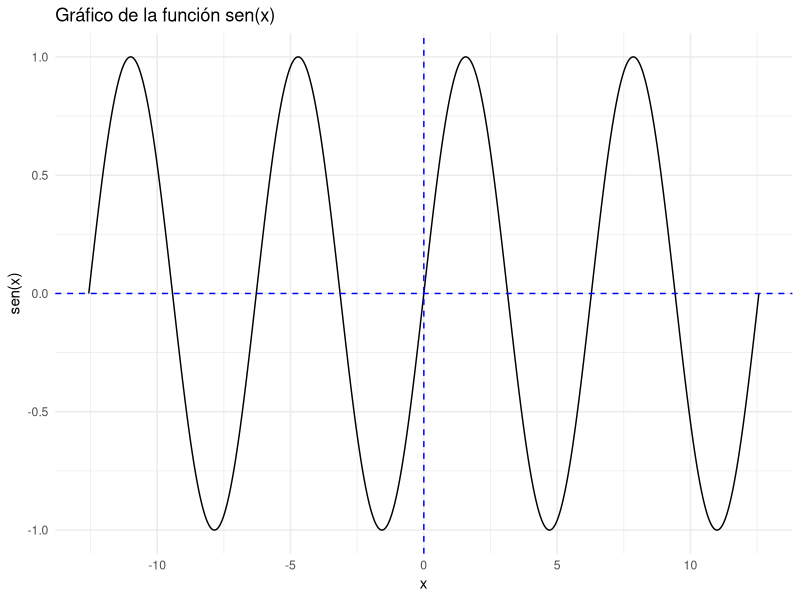
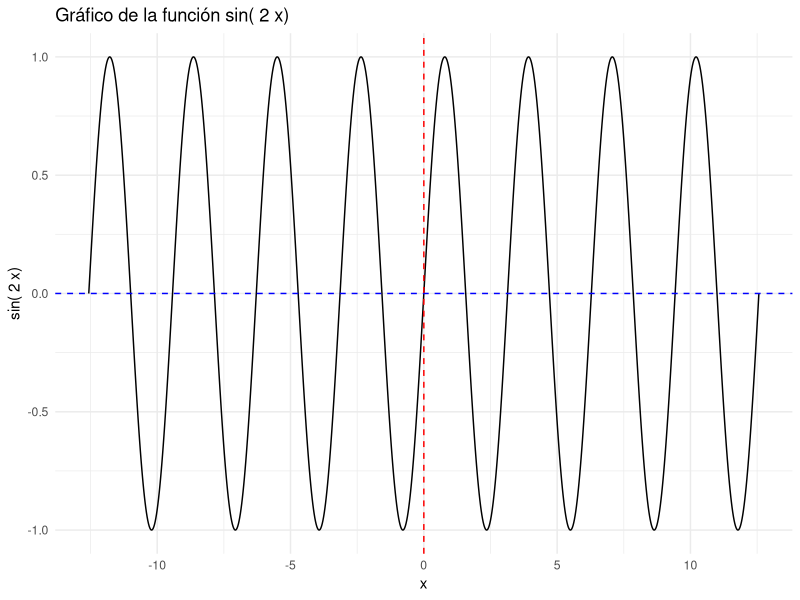
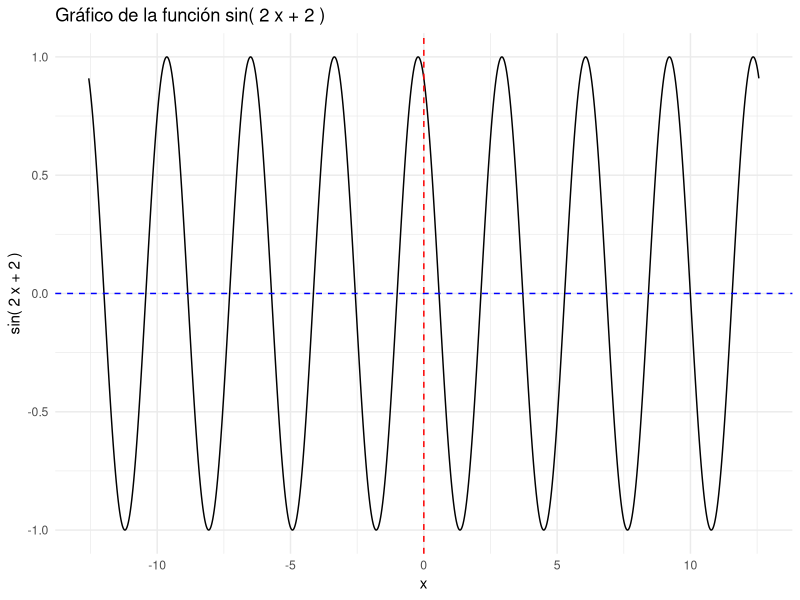
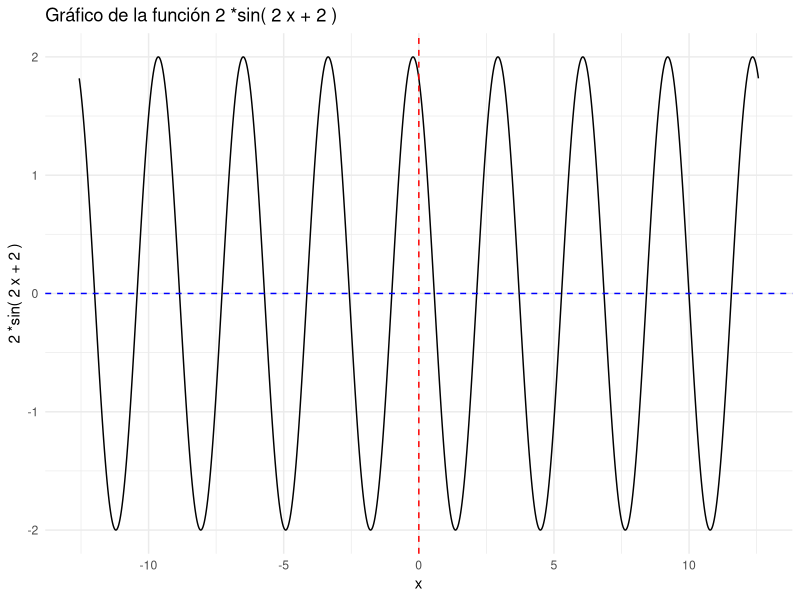
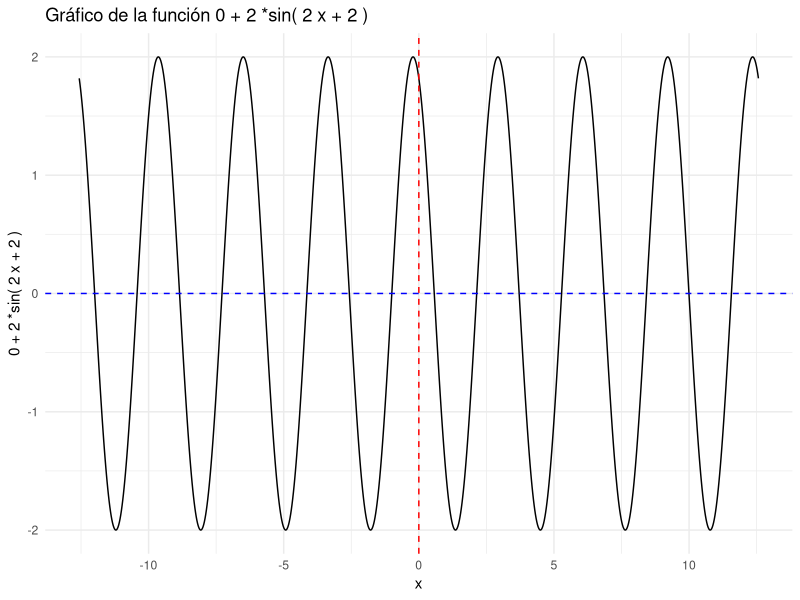
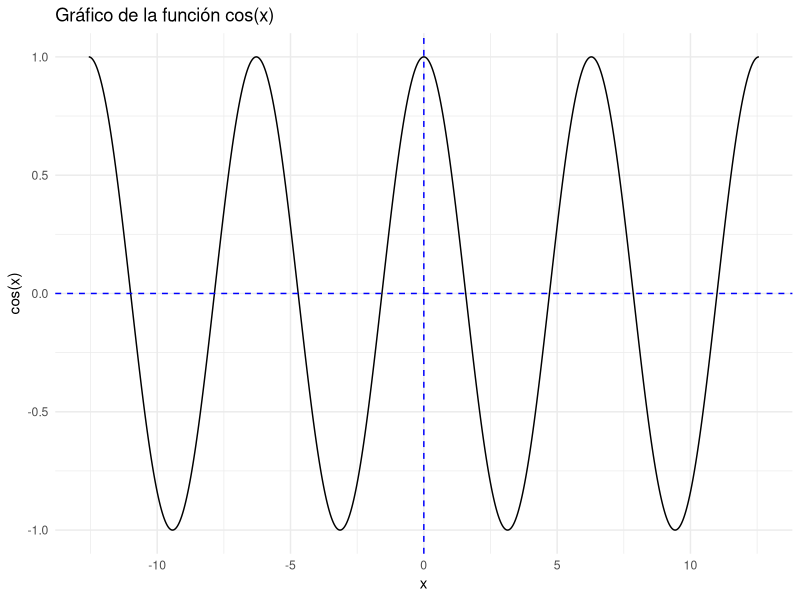
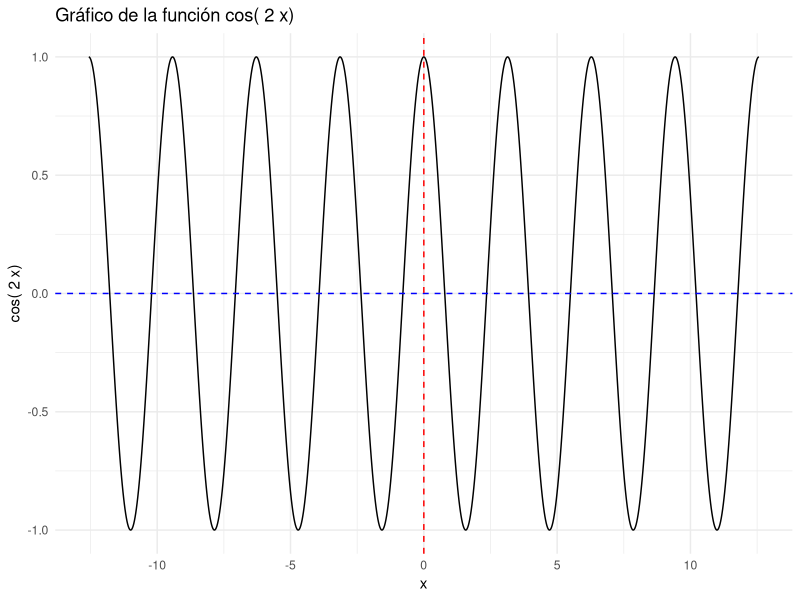
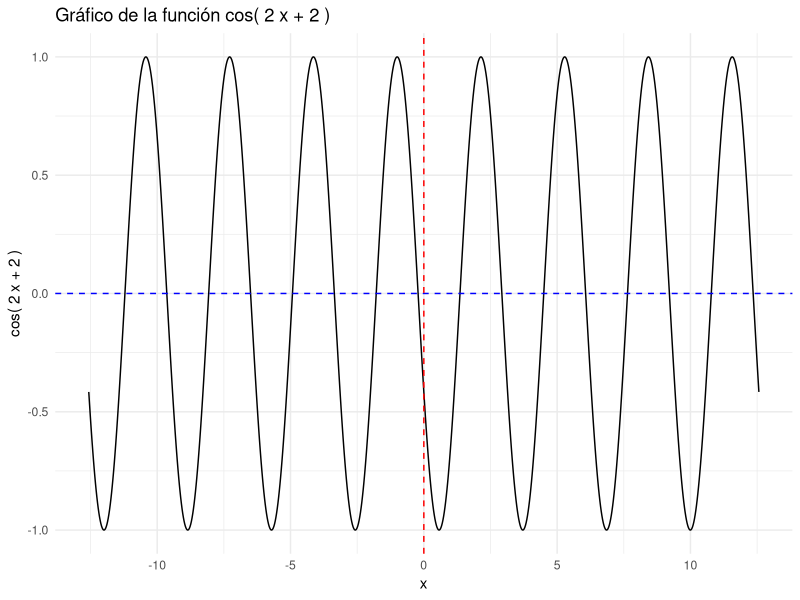

These figures' R source, in order:
## ---- chunk 1
knitr::opts_chunk$set(echo = TRUE)
library(png)
library(ggplot2)
## ---- chunk 2
# Define el intervalo y la cantidad de puntos
t <- 2  # Puedes ajustar este valor según tus necesidades
x <- seq(-2 * pi * t, 2 * pi * t, length.out = 1000)  # Intervalo y cantidad de puntos

# Calcula los valores de sen(x)
y <- sin(x)

# Crea un dataframe para los datos
data <- data.frame(x = x, y = y)

# Crea el gráfico usando ggplot2
ggplot(data, aes(x = x, y = y)) +
  geom_line() +
  geom_hline(yintercept = 0, linetype = "dashed", color = "blue") +  # Eje X
  geom_vline(xintercept = 0, linetype = "dashed", color = "blue") +   # Eje Y
  labs(title = "Gráfico de la función sen(x)",
       x = "x",
       y = "sen(x)") +
  theme_minimal()
## ---- chunk 3

# Define el intervalo y la cantidad de puntos
t <- 2  # Puedes ajustar este valor según tus necesidades
h <- 2  # Ajusta el valor de h según tus necesidades
x <- seq(-2 * pi * t, 2 * pi * t, length.out = 1000)  # Intervalo y cantidad de puntos

# Calcula los valores de sin(hx)
y <- sin(h * x)

# Crea un dataframe para los datos
data <- data.frame(x = x, y = y)

# Crea el gráfico usando ggplot2
ggplot(data, aes(x = x, y = y)) +
  geom_line() +
  geom_hline(yintercept = 0, linetype = "dashed", color = "blue") +  # Eje X
  geom_vline(xintercept = 0, linetype = "dashed", color = "red") +   # Eje Y
  labs(title = paste("Gráfico de la función sin(", h, "x)"),
       x = "x",
       y = paste("sin(", h, "x)")) +
  theme_minimal()
## ---- chunk 4
# Define el intervalo y la cantidad de puntos
t <- 2  # Puedes ajustar este valor según tus necesidades
h <- 2  # Ajusta el valor de h según tus necesidades
r <- 2  # Ajusta el valor de r según tus necesidades
x <- seq(-2 * pi * t, 2 * pi * t, length.out = 1000)  # Intervalo y cantidad de puntos

# Calcula los valores de sin(hx + r)
y <- sin(h * x + r)

# Crea un dataframe para los datos
data <- data.frame(x = x, y = y)

# Crea el gráfico usando ggplot2
ggplot(data, aes(x = x, y = y)) +
  geom_line() +
  geom_hline(yintercept = 0, linetype = "dashed", color = "blue") +  # Eje X
  geom_vline(xintercept = 0, linetype = "dashed", color = "red") +   # Eje Y
  labs(title = paste("Gráfico de la función sin(", h, "x +", r, ")"),
       x = "x",
       y = paste("sin(", h, "x +", r, ")")) +
  theme_minimal()
## ---- chunk 5

# Define el intervalo y la cantidad de puntos
t <- 2  # Puedes ajustar este valor según tus necesidades
h <- 2  # Ajusta el valor de h según tus necesidades
r <- 2  # Ajusta el valor de r según tus necesidades
k <- 2  # Ajusta el valor de k según tus necesidades
x <- seq(-2 * pi * t, 2 * pi * t, length.out = 1000)  # Intervalo y cantidad de puntos

# Calcula los valores de k*sin(hx + r)
y <- k * sin(h * x + r)

# Crea un dataframe para los datos
data <- data.frame(x = x, y = y)

# Crea el gráfico usando ggplot2
ggplot(data, aes(x = x, y = y)) +
  geom_line() +
  geom_hline(yintercept = 0, linetype = "dashed", color = "blue") +  # Eje X
  geom_vline(xintercept = 0, linetype = "dashed", color = "red") +   # Eje Y
  labs(title = paste("Gráfico de la función", k, "*sin(", h, "x +", r, ")"),
       x = "x",
       y = paste(k, "*sin(", h, "x +", r, ")")) +
  theme_minimal()
## ---- chunk 6
# Define el intervalo y la cantidad de puntos
t <- 2  # Puedes ajustar este valor según tus necesidades
h <- 2  # Ajusta el valor de h según tus necesidades
r <- 2  # Ajusta el valor de r según tus necesidades
k <- 2  # Ajusta el valor de k según tus necesidades
s <- 0  # Ajusta el valor de s según tus necesidades
x <- seq(-2 * pi * t, 2 * pi * t, length.out = 1000)  # Intervalo y cantidad de puntos

# Calcula los valores de s + k*sin(hx + r)
y <- s + k * sin(h * x + r)

# Crea un dataframe para los datos
data <- data.frame(x = x, y = y)

# Crea el gráfico usando ggplot2
ggplot(data, aes(x = x, y = y)) +
  geom_line() +
  geom_hline(yintercept = 0, linetype = "dashed", color = "blue") +  # Eje X
  geom_vline(xintercept = 0, linetype = "dashed", color = "red") +   # Eje Y
  labs(title = paste("Gráfico de la función", s, "+", k, "*sin(", h, "x +", r, ")"),
       x = "x",
       y = paste(s, "+", k, "*sin(", h, "x +", r, ")")) +
  theme_minimal()

## ---- chunk 7
# Define el intervalo y la cantidad de puntos
t <- 2  # Puedes ajustar este valor según tus necesidades
x <- seq(-2 * pi * t, 2 * pi * t, length.out = 1000)  # Intervalo y cantidad de puntos

# Calcula los valores de sen(x)
y <- cos(x)

# Crea un dataframe para los datos
data <- data.frame(x = x, y = y)

# Crea el gráfico usando ggplot2
ggplot(data, aes(x = x, y = y)) +
  geom_line() +
  geom_hline(yintercept = 0, linetype = "dashed", color = "blue") +  # Eje X
  geom_vline(xintercept = 0, linetype = "dashed", color = "blue") +   # Eje Y
  labs(title = "Gráfico de la función cos(x)",
       x = "x",
       y = "cos(x)") +
  theme_minimal()
## ---- chunk 8

# Define el intervalo y la cantidad de puntos
t <- 2  # Puedes ajustar este valor según tus necesidades
h <- 2  # Ajusta el valor de h según tus necesidades
x <- seq(-2 * pi * t, 2 * pi * t, length.out = 1000)  # Intervalo y cantidad de puntos

# Calcula los valores de cos(hx)
y <- cos(h * x)

# Crea un dataframe para los datos
data <- data.frame(x = x, y = y)

# Crea el gráfico usando ggplot2
ggplot(data, aes(x = x, y = y)) +
  geom_line() +
  geom_hline(yintercept = 0, linetype = "dashed", color = "blue") +  # Eje X
  geom_vline(xintercept = 0, linetype = "dashed", color = "red") +   # Eje Y
  labs(title = paste("Gráfico de la función cos(", h, "x)"),
       x = "x",
       y = paste("cos(", h, "x)")) +
  theme_minimal()
## ---- chunk 9
# Define el intervalo y la cantidad de puntos
t <- 2  # Puedes ajustar este valor según tus necesidades
h <- 2  # Ajusta el valor de h según tus necesidades
r <- 2  # Ajusta el valor de r según tus necesidades
x <- seq(-2 * pi * t, 2 * pi * t, length.out = 1000)  # Intervalo y cantidad de puntos

# Calcula los valores de cos(hx + r)
y <- cos(h * x + r)

# Crea un dataframe para los datos
data <- data.frame(x = x, y = y)

# Crea el gráfico usando ggplot2
ggplot(data, aes(x = x, y = y)) +
  geom_line() +
  geom_hline(yintercept = 0, linetype = "dashed", color = "blue") +  # Eje X
  geom_vline(xintercept = 0, linetype = "dashed", color = "red") +   # Eje Y
  labs(title = paste("Gráfico de la función cos(", h, "x +", r, ")"),
       x = "x",
       y = paste("cos(", h, "x +", r, ")")) +
  theme_minimal()
## ---- chunk 10

# Define el intervalo y la cantidad de puntos
t <- 2  # Puedes ajustar este valor según tus necesidades
h <- 2  # Ajusta el valor de h según tus necesidades
r <- 2  # Ajusta el valor de r según tus necesidades
k <- 2  # Ajusta el valor de k según tus necesidades
x <- seq(-2 * pi * t, 2 * pi * t, length.out = 1000)  # Intervalo y cantidad de puntos

# Calcula los valores de k*cos(hx + r)
y <- k * cos(h * x + r)

# Crea un dataframe para los datos
data <- data.frame(x = x, y = y)

# Crea el gráfico usando ggplot2
ggplot(data, aes(x = x, y = y)) +
  geom_line() +
  geom_hline(yintercept = 0, linetype = "dashed", color = "blue") +  # Eje X
  geom_vline(xintercept = 0, linetype = "dashed", color = "red") +   # Eje Y
  labs(title = paste("Gráfico de la función", k, "*cos(", h, "x +", r, ")"),
       x = "x",
       y = paste(k, "*cos(", h, "x +", r, ")")) +
  theme_minimal()
## ---- chunk 11
# Define el intervalo y la cantidad de puntos
t <- 2  # Puedes ajustar este valor según tus necesidades
h <- 2  # Ajusta el valor de h según tus necesidades
r <- 2  # Ajusta el valor de r según tus necesidades
k <- 2  # Ajusta el valor de k según tus necesidades
s <- 0  # Ajusta el valor de s según tus necesidades
x <- seq(-2 * pi * t, 2 * pi * t, length.out = 1000)  # Intervalo y cantidad de puntos

# Calcula los valores de s + k*cos(hx + r)
y <- s + k * cos(h * x + r)

# Crea un dataframe para los datos
data <- data.frame(x = x, y = y)

# Crea el gráfico usando ggplot2
ggplot(data, aes(x = x, y = y)) +
  geom_line() +
  geom_hline(yintercept = 0, linetype = "dashed", color = "blue") +  # Eje X
  geom_vline(xintercept = 0, linetype = "dashed", color = "red") +   # Eje Y
  labs(title = paste("Gráfico de la función", s, "+", k, "*cos(", h, "x +", r, ")"),
       x = "x",
       y = paste(s, "+", k, "*cos(", h, "x +", r, ")")) +
  theme_minimal()
## ---- chunk 12
# Define el intervalo y la cantidad de puntos
t <- 2  # Puedes ajustar este valor según tus necesidades
x <- seq(-2 * pi * t, 2 * pi * t, length.out = 1000)  # Intervalo y cantidad de puntos

# Calcula los valores de sen(x)
y <- tan(x)

# Crea un dataframe para los datos
data <- data.frame(x = x, y = y)

# Crea el gráfico usando ggplot2
ggplot(data, aes(x = x, y = y)) +
  geom_line() +
  geom_hline(yintercept = 0, linetype = "dashed", color = "blue") +  # Eje X
  geom_vline(xintercept = 0, linetype = "dashed", color = "blue") +   # Eje Y
  labs(title = "Gráfico de la función tan(x)",
       x = "x",
       y = "tan(x)") +
  theme_minimal()
## ---- chunk 13

# Define el intervalo y la cantidad de puntos
t <- 2  # Puedes ajustar este valor según tus necesidades
h <- 2  # Ajusta el valor de h según tus necesidades
x <- seq(-2 * pi * t, 2 * pi * t, length.out = 1000)  # Intervalo y cantidad de puntos

# Calcula los valores de tan(hx)
y <- tan(h * x)

# Crea un dataframe para los datos
data <- data.frame(x = x, y = y)

# Crea el gráfico usando ggplot2
ggplot(data, aes(x = x, y = y)) +
  geom_line() +
  geom_hline(yintercept = 0, linetype = "dashed", color = "blue") +  # Eje X
  geom_vline(xintercept = 0, linetype = "dashed", color = "red") +   # Eje Y
  labs(title = paste("Gráfico de la función tan(", h, "x)"),
       x = "x",
       y = paste("tan(", h, "x)")) +
  theme_minimal()
## ---- chunk 14
# Define el intervalo y la cantidad de puntos
t <- 2  # Puedes ajustar este valor según tus necesidades
h <- 2  # Ajusta el valor de h según tus necesidades
r <- 2  # Ajusta el valor de r según tus necesidades
x <- seq(-2 * pi * t, 2 * pi * t, length.out = 1000)  # Intervalo y cantidad de puntos

# Calcula los valores de tan(hx + r)
y <- tan(h * x + r)

# Crea un dataframe para los datos
data <- data.frame(x = x, y = y)

# Crea el gráfico usando ggplot2
ggplot(data, aes(x = x, y = y)) +
  geom_line() +
  geom_hline(yintercept = 0, linetype = "dashed", color = "blue") +  # Eje X
  geom_vline(xintercept = 0, linetype = "dashed", color = "red") +   # Eje Y
  labs(title = paste("Gráfico de la función tan(", h, "x +", r, ")"),
       x = "x",
       y = paste("tan(", h, "x +", r, ")")) +
  theme_minimal()
## ---- chunk 15

# Define el intervalo y la cantidad de puntos
t <- 2  # Puedes ajustar este valor según tus necesidades
h <- 2  # Ajusta el valor de h según tus necesidades
r <- 2  # Ajusta el valor de r según tus necesidades
k <- 2  # Ajusta el valor de k según tus necesidades
x <- seq(-2 * pi * t, 2 * pi * t, length.out = 1000)  # Intervalo y cantidad de puntos

# Calcula los valores de k*tan(hx + r)
y <- k * tan(h * x + r)

# Crea un dataframe para los datos
data <- data.frame(x = x, y = y)

# Crea el gráfico usando ggplot2
ggplot(data, aes(x = x, y = y)) +
  geom_line() +
  geom_hline(yintercept = 0, linetype = "dashed", color = "blue") +  # Eje X
  geom_vline(xintercept = 0, linetype = "dashed", color = "red") +   # Eje Y
  labs(title = paste("Gráfico de la función", k, "*tan(", h, "x +", r, ")"),
       x = "x",
       y = paste(k, "*tan(", h, "x +", r, ")")) +
  theme_minimal()
## ---- chunk 16
# Define el intervalo y la cantidad de puntos
t <- 2  # Puedes ajustar este valor según tus necesidades
h <- 2  # Ajusta el valor de h según tus necesidades
r <- 2  # Ajusta el valor de r según tus necesidades
k <- 2  # Ajusta el valor de k según tus necesidades
s <- 0  # Ajusta el valor de s según tus necesidades
x <- seq(-2 * pi * t, 2 * pi * t, length.out = 1000)  # Intervalo y cantidad de puntos

# Calcula los valores de s + k*tan(hx + r)
y <- s + k * tan(h * x + r)

# Crea un dataframe para los datos
data <- data.frame(x = x, y = y)

# Crea el gráfico usando ggplot2
ggplot(data, aes(x = x, y = y)) +
  geom_line() +
  geom_hline(yintercept = 0, linetype = "dashed", color = "blue") +  # Eje X
  geom_vline(xintercept = 0, linetype = "dashed", color = "red") +   # Eje Y
  labs(title = paste("Gráfico de la función", s, "+", k, "*tan(", h, "x +", r, ")"),
       x = "x",
       y = paste(s, "+", k, "*tan(", h, "x +", r, ")")) +
  theme_minimal()
